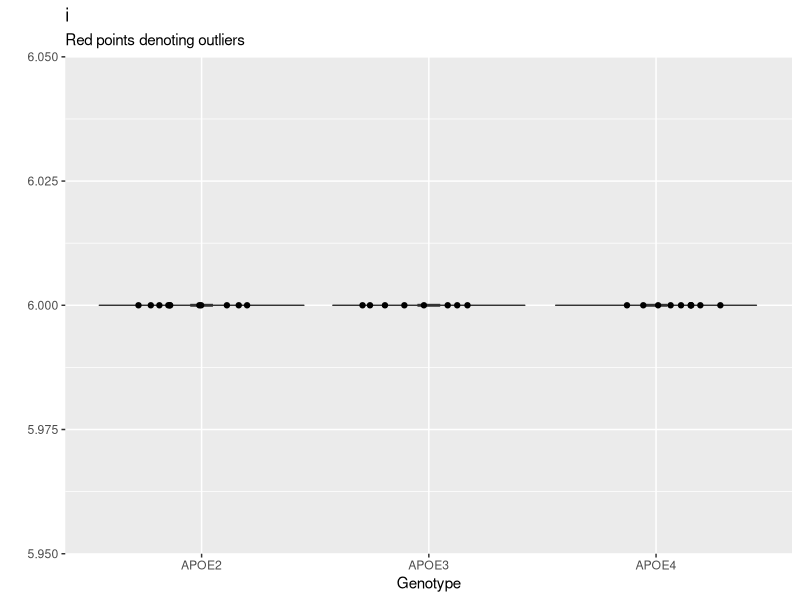
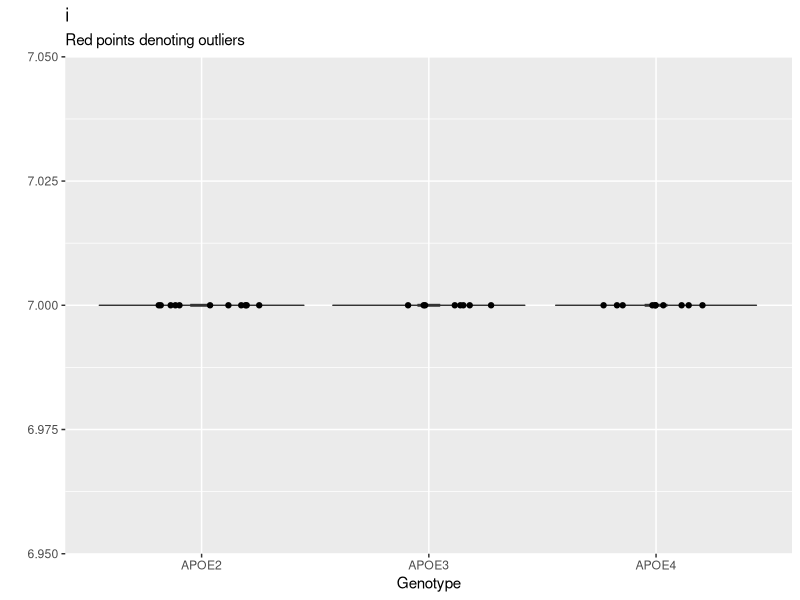
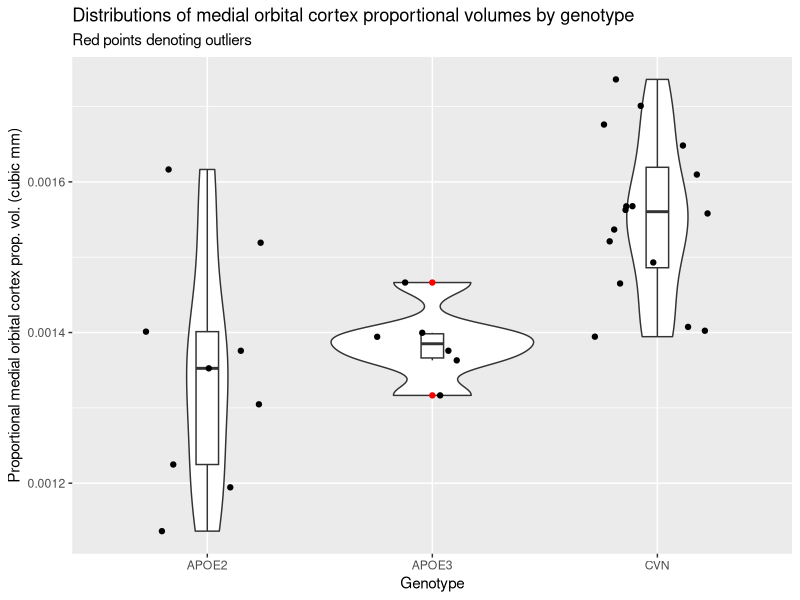
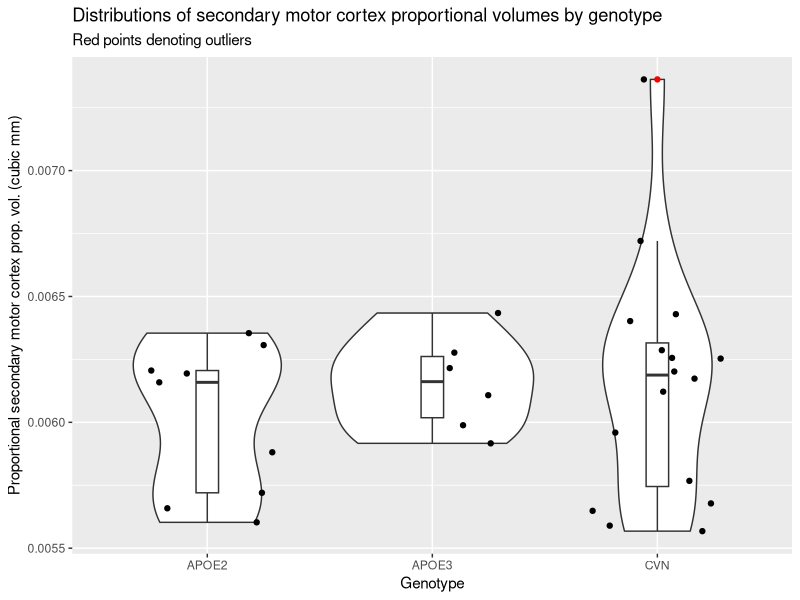
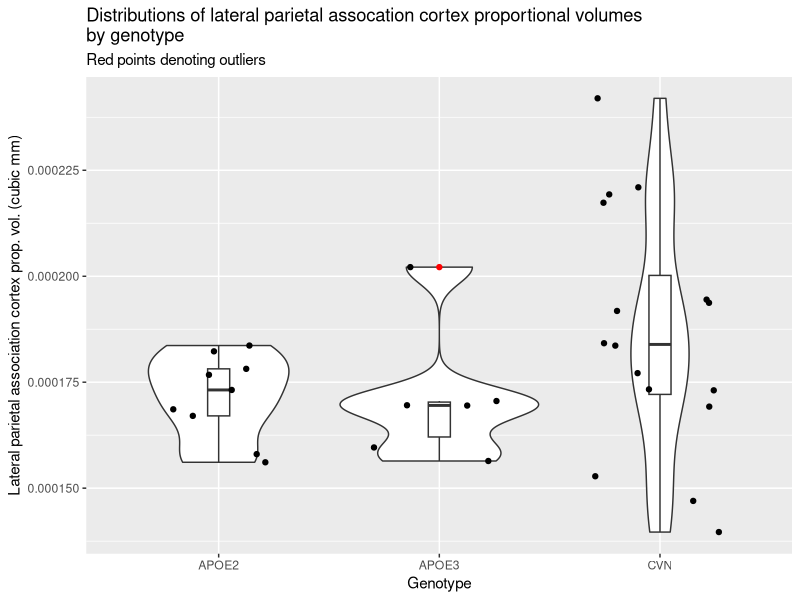
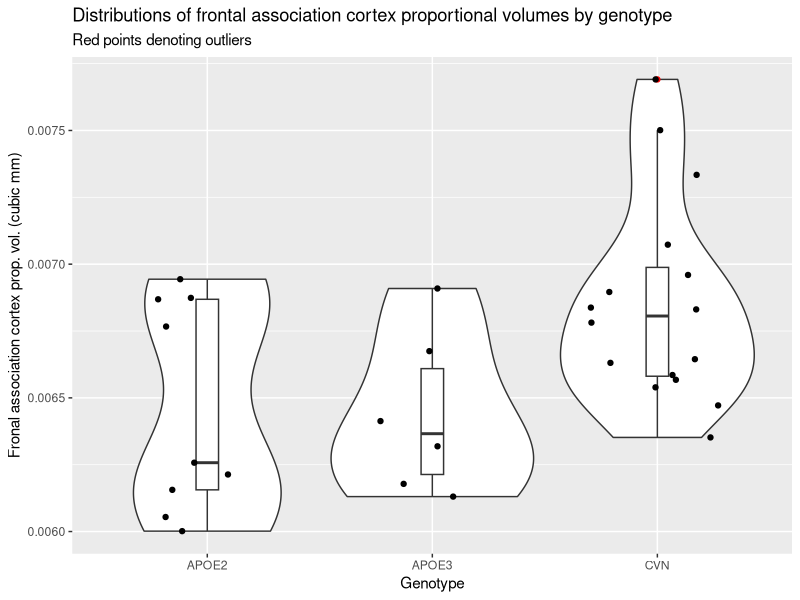
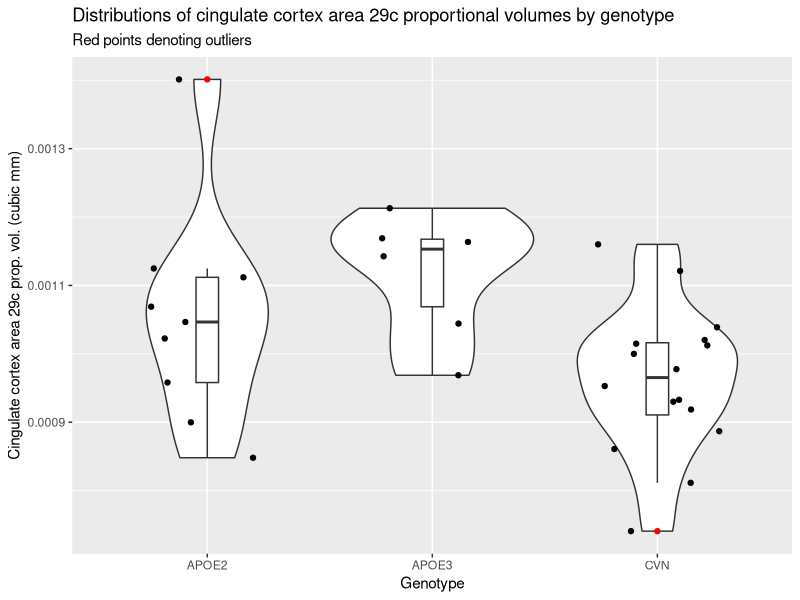
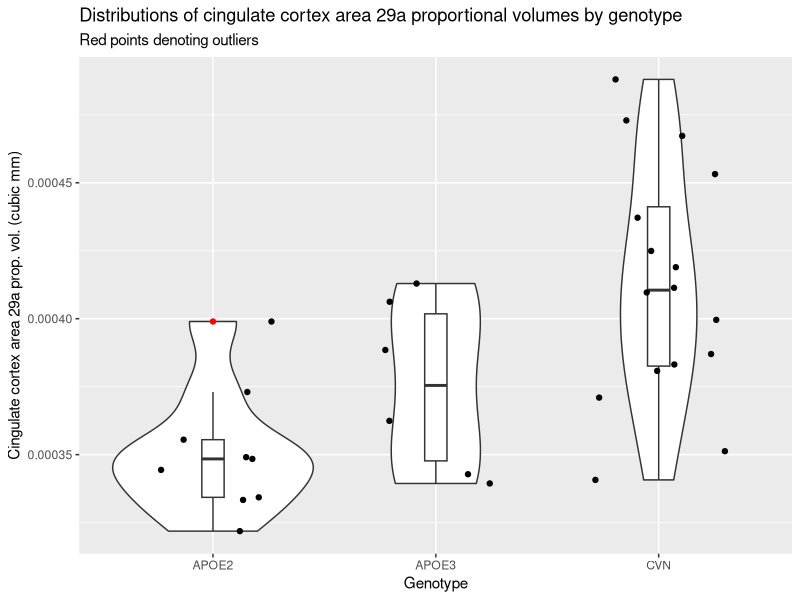

The R script that drew these images, in order:
## ---- chunk 1
library(tidyverse)
data <- read.csv("memri.csv")
data2 <- read.csv("memri2.csv")
data3 <- read.csv("memriNewRegions.csv")
cvn_data <- read.csv("CVNanalysis.csv")
cvn2 <- read.csv("memri2_edit.csv")

new <- read.csv("allGenotypes.csv")
new <- new %>% 
  filter(! is.na(Genotype)) %>% 
  filter(Genotype != "") %>% 
  filter(Genotype != "HN") %>% 
  mutate(geno = case_when(
    Genotype == "APOE2" | Genotype == "APOE22" ~ "APOE2",
    Genotype == "APOE3" | Genotype == "APOE33" ~ "APOE3",
    Genotype == "APOE4" | Genotype == "APOE44" ~ "APOE4",
    Genotype == "CVN" ~ "CVN"
  )) %>% 
  group_by(geno) 

## ---- chunk 2
#loop <- 6:341
loop <- 6:7

for (i in loop) {
  plot <- ggplot(data = new, aes(factor(geno), i)) +
  geom_violin() +
  geom_boxplot(width = 0.1, outlier.color = "red") +
  geom_jitter(height = 0, width = 0.3) +
  labs(x = "Genotype",
       y = "",
       title = "i",
       subtitle = "Red points denoting outliers")
  print(plot)
}
## ---- chunk 3
graph <- data3 %>% 
  filter(! is.na(Proportional.Medial_Orbital_Cortex.Volume)) %>% 
  filter(! is.na(genotype)) %>% 
  filter(genotype != "") %>% 
  filter(genotype != "HN") %>% 
  mutate(geno = case_when(
    genotype == "APOE2" | genotype == "APOE22" ~ "APOE2",
    genotype == "APOE3" | genotype == "APOE33" ~ "APOE3",
    genotype == "CVN" ~ "CVN"
  )) %>% 
  group_by(geno) %>% 
  select(Proportional.Medial_Orbital_Cortex.Volume, geno)

ggplot(data = graph, aes(factor(geno), Proportional.Medial_Orbital_Cortex.Volume)) +
  geom_violin() +
  geom_boxplot(width = 0.1, outlier.color = "red") +
  geom_jitter(height = 0, width = 0.3) +
  labs(x = "Genotype",
       y = "Proportional medial orbital cortex prop. vol. (cubic mm)",
       title = "Distributions of medial orbital cortex proportional volumes by genotype",
       subtitle = "Red points denoting outliers") 
## ---- chunk 4
graph <- data3 %>% 
  filter(! is.na(Proportional.Secondary_Motor_Cortex.Volume)) %>% 
  filter(! is.na(genotype)) %>% 
  filter(genotype != "") %>% 
  filter(genotype != "HN") %>% 
  mutate(geno = case_when(
    genotype == "APOE2" | genotype == "APOE22" ~ "APOE2",
    genotype == "APOE3" | genotype == "APOE33" ~ "APOE3",
    genotype == "CVN" ~ "CVN"
  )) %>% 
  group_by(geno) %>% 
  select(Proportional.Secondary_Motor_Cortex.Volume, geno)

ggplot(data = graph, aes(factor(geno), Proportional.Secondary_Motor_Cortex.Volume)) +
  geom_violin() +
  geom_boxplot(width = 0.1, outlier.color = "red") +
  geom_jitter(height = 0, width = 0.3) +
  labs(x = "Genotype",
       y = "Proportional secondary motor cortex prop. vol. (cubic mm)",
       title = "Distributions of secondary motor cortex proportional volumes by genotype",
       subtitle = "Red points denoting outliers") 
## ---- chunk 5
graph <- data3 %>% 
  filter(! is.na(Proportional.Lateral_Parietal_Association_Cortex.Volume)) %>% 
  filter(! is.na(genotype)) %>% 
  filter(genotype != "") %>% 
  filter(genotype != "HN") %>% 
  mutate(geno = case_when(
    genotype == "APOE2" | genotype == "APOE22" ~ "APOE2",
    genotype == "APOE3" | genotype == "APOE33" ~ "APOE3",
    genotype == "CVN" ~ "CVN"
  )) %>% 
  group_by(geno) %>% 
  select(Proportional.Lateral_Parietal_Association_Cortex.Volume, geno)

ggplot(data = graph, aes(factor(geno), Proportional.Lateral_Parietal_Association_Cortex.Volume)) +
  geom_violin() +
  geom_boxplot(width = 0.1, outlier.color = "red") +
  geom_jitter(height = 0, width = 0.3) +
  labs(x = "Genotype",
       y = "Lateral parietal association cortex prop. vol. (cubic mm)",
       title = "Distributions of lateral parietal assocation cortex proportional volumes 
by genotype",
       subtitle = "Red points denoting outliers") 
## ---- chunk 6
graph <- data3 %>% 
  filter(! is.na(Proportional.Frontal_Association_Cortex.Volume)) %>% 
  filter(! is.na(genotype)) %>% 
  filter(genotype != "") %>% 
  filter(genotype != "HN") %>% 
  mutate(geno = case_when(
    genotype == "APOE2" | genotype == "APOE22" ~ "APOE2",
    genotype == "APOE3" | genotype == "APOE33" ~ "APOE3",
    genotype == "CVN" ~ "CVN"
  )) %>% 
  group_by(geno) %>% 
  select(Proportional.Frontal_Association_Cortex.Volume, geno)

ggplot(data = graph, aes(factor(geno), Proportional.Frontal_Association_Cortex.Volume)) +
  geom_violin() +
  geom_boxplot(width = 0.1, outlier.color = "red") +
  geom_jitter(height = 0, width = 0.3) +
  labs(x = "Genotype",
       y = "Fronal association cortex prop. vol. (cubic mm)",
       title = "Distributions of frontal association cortex proportional volumes by genotype",
       subtitle = "Red points denoting outliers") 
## ---- chunk 7
graph <- data3 %>% 
  filter(! is.na(Proportional.Cingulate_Cortex_Area_29c.Volume)) %>% 
  filter(! is.na(genotype)) %>% 
  filter(genotype != "") %>% 
  filter(genotype != "HN") %>% 
  mutate(geno = case_when(
    genotype == "APOE2" | genotype == "APOE22" ~ "APOE2",
    genotype == "APOE3" | genotype == "APOE33" ~ "APOE3",
    genotype == "CVN" ~ "CVN"
  )) %>% 
  group_by(geno) %>% 
  select(Proportional.Cingulate_Cortex_Area_29c.Volume, geno)

ggplot(data = graph, aes(factor(geno), Proportional.Cingulate_Cortex_Area_29c.Volume)) +
  geom_violin() +
  geom_boxplot(width = 0.1, outlier.color = "red") +
  geom_jitter(height = 0, width = 0.3) +
  labs(x = "Genotype",
       y = "Cingulate cortex area 29c prop. vol. (cubic mm)",
       title = "Distributions of cingulate cortex area 29c proportional volumes by genotype",
       subtitle = "Red points denoting outliers") 
## ---- chunk 8
graph <- data3 %>% 
  filter(! is.na(Proportional.Cingulate_Cortex_Area_29a.Volume)) %>% 
  filter(! is.na(genotype)) %>% 
  filter(genotype != "") %>% 
  filter(genotype != "HN") %>% 
  mutate(geno = case_when(
    genotype == "APOE2" | genotype == "APOE22" ~ "APOE2",
    genotype == "APOE3" | genotype == "APOE33" ~ "APOE3",
    genotype == "CVN" ~ "CVN"
  )) %>% 
  group_by(geno) %>% 
  select(Proportional.Cingulate_Cortex_Area_29a.Volume, geno)

ggplot(data = graph, aes(factor(geno), Proportional.Cingulate_Cortex_Area_29a.Volume)) +
  geom_violin() +
  geom_boxplot(width = 0.1, outlier.color = "red") +
  geom_jitter(height = 0, width = 0.3) +
  labs(x = "Genotype",
       y = "Cingulate cortex area 29a prop. vol. (cubic mm)",
       title = "Distributions of cingulate cortex area 29a proportional volumes by genotype",
       subtitle = "Red points denoting outliers") 
## ---- chunk 9
graph <- data3 %>% 
  filter(! is.na(Proportional.Cingulate_Cortex_Area_24a_prime.Volume)) %>% 
  filter(! is.na(genotype)) %>% 
  filter(genotype != "") %>% 
  filter(genotype != "HN") %>% 
  mutate(geno = case_when(
    genotype == "APOE2" | genotype == "APOE22" ~ "APOE2",
    genotype == "APOE3" | genotype == "APOE33" ~ "APOE3",
    genotype == "CVN" ~ "CVN"
  )) %>% 
  group_by(geno) %>% 
  select(Proportional.Cingulate_Cortex_Area_24a_prime.Volume, geno)

ggplot(data = graph, aes(factor(geno), Proportional.Cingulate_Cortex_Area_24a_prime.Volume)) +
  geom_violin() +
  geom_boxplot(width = 0.1, outlier.color = "red") +
  geom_jitter(height = 0, width = 0.3) +
  labs(x = "Genotype",
       y = "Cingulate cortex area 24a' prop. vol. (cubic mm)",
       title = "Distributions of cingulate cortex area 24a' proportional volumes by genotype",
       subtitle = "Red points denoting outliers") 
## ---- chunk 10
graph <- data3 %>% 
  filter(! is.na(Proportional.Cingulate_Cortex_Area_24a.Volume)) %>% 
  filter(! is.na(genotype)) %>% 
  filter(genotype != "") %>% 
  filter(genotype != "HN") %>% 
  mutate(geno = case_when(
    genotype == "APOE2" | genotype == "APOE22" ~ "APOE2",
    genotype == "APOE3" | genotype == "APOE33" ~ "APOE3",
    genotype == "CVN" ~ "CVN"
  )) %>% 
  group_by(geno) %>% 
  select(Proportional.Cingulate_Cortex_Area_24a.Volume, geno)

ggplot(data = graph, aes(factor(geno), Proportional.Cingulate_Cortex_Area_24a.Volume)) +
  geom_violin() +
  geom_boxplot(width = 0.1, outlier.color = "red") +
  geom_jitter(height = 0, width = 0.3) +
  labs(x = "Genotype",
       y = "Cingulate cortex area 24a prop. vol. (cubic mm)",
       title = "Distributions of cingulate cortex area 24a proportional volumes by genotype",
       subtitle = "Red points denoting outliers") 

  
## ---- chunk 11
graph <- data %>% 
  filter(! is.na(Proportional.Volume)) %>% 
  filter(! is.na(genotype)) %>% 
  filter(genotype != "") %>% 
  filter(genotype != "HN") %>% 
  mutate(geno = case_when(
    genotype == "APOE2" | genotype == "APOE22" ~ "APOE2",
    genotype == "APOE3" | genotype == "APOE33" ~ "APOE3",
    genotype == "CVN" ~ "CVN"
  )) %>% 
  group_by(geno) %>% 
  select(Proportional.Volume, geno)

ggplot(data = graph, aes(factor(geno), Proportional.Volume)) +
  geom_violin() +
  geom_boxplot(width = 0.1, outlier.color = "red") +
  geom_jitter(height = 0, width = 0.3) +
  labs(x = "Genotype",
       y = "Hippocampal prop. vol. (cubic mm)",
       title = "Distributions of hippocampal proportional volumes by genotype",
       subtitle = "Red points denoting outliers") 

  
## ---- chunk 12
graph <- data %>% 
  filter(! is.na(Proportional.Volume)) %>% 
  filter(! is.na(genotype)) %>% 
  filter(genotype != "") %>% 
  filter(genotype != "HN") %>% 
  mutate(geno = case_when(
    genotype == "APOE2" | genotype == "APOE22" ~ "APOE2",
    genotype == "APOE3" | genotype == "APOE33" ~ "APOE3",
    genotype == "CVN" ~ "CVN"
  )) %>% 
  group_by(geno) %>% 
  select(Proportional.Volume, geno)

ggplot(data = graph, aes(factor(geno), Proportional.Volume)) +
  geom_violin() +
  geom_boxplot(width = 0.1, outlier.color = "red") +
  geom_jitter(height = 0, width = 0.3) +
  labs(x = "Genotype",
       y = "Hippocampal prop. vol. (cubic mm)",
       title = "Distributions of hippocampal proportional volumes by genotype",
       subtitle = "Red points denoting outliers") 

  
## ---- chunk 13
cvn_graph <- cvn_data %>% 
  filter(! is.na(Proportional.Volume)) %>%
  mutate(treat = case_when(
    Treatment == "runningwheel_only" ~ "Running wheel only",
    Treatment == "treadmill" ~ "Treadmill"
  )) %>% 
  group_by(treat) %>% 
  select(Proportional.Volume, treat) 

rw <- cvn_data %>% 
  filter(! is.na(Proportional.Volume)) %>%
  filter(Treatment == "runningwheel_only") %>% 
  pull(Proportional.Volume)

tm <- cvn_data %>% 
  filter(! is.na(Proportional.Volume)) %>%
  filter(Treatment == "treadmill") %>% 
  pull(Proportional.Volume)

ggplot(data = cvn_graph, aes(factor(treat), Proportional.Volume)) +
  geom_violin() +
  geom_boxplot(width = 0.1, outlier.color = "red") +
  geom_jitter(height = 0, width = 0.3) +
  labs(x = "Treatment",
       y = "Hippocampal prop. vol. (cubic mm)",
       title = "Distributions of hippocampal proportional volumes by treatment",
       subtitle = "In CVN genotype with red points denoting outliers") 

t.test(rw, tm)
  
## ---- chunk 14
graph_lv <- data2 %>% 
  filter(! is.na(Proportional.Lateral.Ventricle.Volume)) %>% 
  filter(! is.na(genotype)) %>% 
  filter(genotype != "") %>% 
  filter(genotype != "HN") %>% 
  mutate(geno = case_when(
    genotype == "APOE2" | genotype == "APOE22" ~ "APOE2",
    genotype == "APOE3" | genotype == "APOE33" ~ "APOE3",
    genotype == "CVN" ~ "CVN"
  )) %>% 
  group_by(geno) %>% 
  select(Proportional.Lateral.Ventricle.Volume, geno)

ggplot(data = graph_lv, aes(factor(geno), Proportional.Lateral.Ventricle.Volume)) +
  geom_violin() +
  geom_boxplot(width = 0.1, outlier.color = "red") +
  geom_jitter(height = 0, width = 0.3) +
  labs(x = "Genotype",
       y = "Lateral Ventricle prop. vol. (cubic mm)",
       title = "Distributions of lateral ventricle proportional volumes by genotype",
       subtitle = "Red points denoting outliers") 

graph_vol <- data2 %>% 
  filter(! is.na(Total.Volume)) %>% 
  filter(! is.na(genotype)) %>% 
  filter(genotype != "") %>% 
  filter(genotype != "HN") %>% 
  mutate(geno = case_when(
    genotype == "APOE2" | genotype == "APOE22" ~ "APOE2",
    genotype == "APOE3" | genotype == "APOE33" ~ "APOE3",
    genotype == "CVN" ~ "CVN"
  )) %>% 
  group_by(geno) %>% 
  select(Total.Volume, geno)

ggplot(data = graph_vol, aes(factor(geno), Total.Volume)) +
  geom_violin() +
  geom_boxplot(width = 0.1, outlier.color = "red") +
  geom_jitter(height = 0, width = 0.3) +
  labs(x = "Genotype",
       y = "Total Volume (cubic mm)",
       title = "Distributions of total brain volumes by genotype",
       subtitle = "Red points denoting outliers") 


graph_erc <- data2 %>% 
  filter(! is.na(Proportional.Ectorhinal.Cortex.Volume)) %>% 
  filter(! is.na(genotype)) %>% 
  filter(genotype != "") %>% 
  filter(genotype != "HN") %>% 
  mutate(geno = case_when(
    genotype == "APOE2" | genotype == "APOE22" ~ "APOE2",
    genotype == "APOE3" | genotype == "APOE33" ~ "APOE3",
    genotype == "CVN" ~ "CVN"
  )) %>% 
  group_by(geno) %>% 
  select(Proportional.Ectorhinal.Cortex.Volume, geno)

ggplot(data = graph_erc, aes(factor(geno), Proportional.Ectorhinal.Cortex.Volume)) +
  geom_violin() +
  geom_boxplot(width = 0.1, outlier.color = "red") +
  geom_jitter(height = 0, width = 0.3) +
  labs(x = "Genotype",
       y = "Ectorhinal cortex prop. vol. (cubic mm)",
       title = "Distributions of ectorhinal cortex 
proportional volumes by genotype",
       subtitle = "Red points denoting outliers") 

graph_c <- data2 %>% 
  filter(! is.na(Proportional.Cerebellum.Volume)) %>% 
  filter(! is.na(genotype)) %>% 
  filter(genotype != "") %>% 
  filter(genotype != "HN") %>% 
  mutate(geno = case_when(
    genotype == "APOE2" | genotype == "APOE22" ~ "APOE2",
    genotype == "APOE3" | genotype == "APOE33" ~ "APOE3",
    genotype == "CVN" ~ "CVN"
  )) %>% 
  group_by(geno) %>% 
  select(Proportional.Cerebellum.Volume, geno)

ggplot(data = graph_c, aes(factor(geno), Proportional.Cerebellum.Volume)) +
  geom_violin() +
  geom_boxplot(width = 0.1, outlier.color = "red") +
  geom_jitter(height = 0, width = 0.3) +
  labs(x = "Genotype",
       y = "Cerebellum prop. vol. (cubic mm)",
       title = "Distributions of cerebellum proportional volumes by genotype",
       subtitle = "Red points denoting outliers") 

## ---- chunk 15
cvn_graph <- cvn2 %>% 
  filter(! is.na(Proportional.Lateral.Ventricle.Volume)) %>%
  mutate(treat = case_when(
    Treatment == "runningwheel_only" ~ "Running wheel only",
    Treatment == "treadmill" ~ "Treadmill"
  )) %>% 
  group_by(treat) %>% 
  select(Proportional.Lateral.Ventricle.Volume, treat) 

rw <- cvn2 %>% 
  filter(! is.na(Proportional.Lateral.Ventricle.Volume)) %>%
  filter(Treatment == "runningwheel_only") %>% 
  pull(Proportional.Lateral.Ventricle.Volume)

tm <- cvn2 %>% 
  filter(! is.na(Proportional.Lateral.Ventricle.Volume)) %>%
  filter(Treatment == "treadmill") %>% 
  pull(Proportional.Lateral.Ventricle.Volume)

ggplot(data = cvn_graph, aes(factor(treat), Proportional.Lateral.Ventricle.Volume)) +
  geom_violin() +
  geom_boxplot(width = 0.1, outlier.color = "red") +
  geom_jitter(height = 0, width = 0.3) +
  labs(x = "Treatment",
       y = "Lateral ventrical prop. vol. (cubic mm)",
       title = "Distributions of lateral ventrical proportional volumes by treatment",
       subtitle = "In CVN genotype with red points denoting outliers") 

t.test(rw, tm)
## ---- chunk 16
cvn_graph <- cvn2 %>% 
  filter(! is.na(Total.Volume)) %>%
  mutate(treat = case_when(
    Treatment == "runningwheel_only" ~ "Running wheel only",
    Treatment == "treadmill" ~ "Treadmill"
  )) %>% 
  group_by(treat) %>% 
  select(Total.Volume, treat) 

rw <- cvn2 %>% 
  filter(! is.na(Total.Volume)) %>%
  filter(Treatment == "runningwheel_only") %>% 
  pull(Total.Volume)

tm <- cvn2 %>% 
  filter(! is.na(Total.Volume)) %>%
  filter(Treatment == "treadmill") %>% 
  pull(Total.Volume)

ggplot(data = cvn_graph, aes(factor(treat), Total.Volume)) +
  geom_violin() +
  geom_boxplot(width = 0.1, outlier.color = "red") +
  geom_jitter(height = 0, width = 0.3) +
  labs(x = "Treatment",
       y = "Total brain volume (cubic mm)",
       title = "Distributions of total brain volumes volumes by treatment",
       subtitle = "In CVN genotype with red points denoting outliers") 

t.test(rw, tm)
## ---- chunk 17
cvn_graph <- cvn2 %>% 
  filter(! is.na(Proportional.Ectorhinal.Cortex.Volume)) %>%
  mutate(treat = case_when(
    Treatment == "runningwheel_only" ~ "Running wheel only",
    Treatment == "treadmill" ~ "Treadmill"
  )) %>% 
  group_by(treat) %>% 
  select(Proportional.Ectorhinal.Cortex.Volume, treat) 

rw <- cvn2 %>% 
  filter(! is.na(Proportional.Ectorhinal.Cortex.Volume)) %>%
  filter(Treatment == "runningwheel_only") %>% 
  pull(Proportional.Ectorhinal.Cortex.Volume)

tm <- cvn2 %>% 
  filter(! is.na(Proportional.Ectorhinal.Cortex.Volume)) %>%
  filter(Treatment == "treadmill") %>% 
  pull(Proportional.Ectorhinal.Cortex.Volume)

ggplot(data = cvn_graph, aes(factor(treat), Proportional.Ectorhinal.Cortex.Volume)) +
  geom_violin() +
  geom_boxplot(width = 0.1, outlier.color = "red") +
  geom_jitter(height = 0, width = 0.3) +
  labs(x = "Treatment",
       y = "Ectorhinal cortex prop. vol. (cubic mm)",
       title = "Distributions of ectorhinal cortex proportional 
volumes volumes by treatment",
       subtitle = "In CVN genotype with red points denoting outliers") 

t.test(rw, tm)
## ---- chunk 18
cvn_graph <- cvn2 %>% 
  filter(! is.na(Proportional.Cerebellum.Volume)) %>%
  mutate(treat = case_when(
    Treatment == "runningwheel_only" ~ "Running wheel only",
    Treatment == "treadmill" ~ "Treadmill"
  )) %>% 
  group_by(treat) %>% 
  select(Proportional.Cerebellum.Volume, treat) 

rw <- cvn2 %>% 
  filter(! is.na(Proportional.Cerebellum.Volume)) %>%
  filter(Treatment == "runningwheel_only") %>% 
  pull(Proportional.Cerebellum.Volume)

tm <- cvn2 %>% 
  filter(! is.na(Proportional.Cerebellum.Volume)) %>%
  filter(Treatment == "treadmill") %>% 
  pull(Proportional.Cerebellum.Volume)

ggplot(data = cvn_graph, aes(factor(treat), Proportional.Cerebellum.Volume)) +
  geom_violin() +
  geom_boxplot(width = 0.1, outlier.color = "red") +
  geom_jitter(height = 0, width = 0.3) +
  labs(x = "Treatment",
       y = "Cerebellum prop. vol. (cubic mm)",
       title = "Distributions of cerebellum proportional volumes volumes by treatment",
       subtitle = "In CVN genotype with red points denoting outliers") 

t.test(rw, tm)
